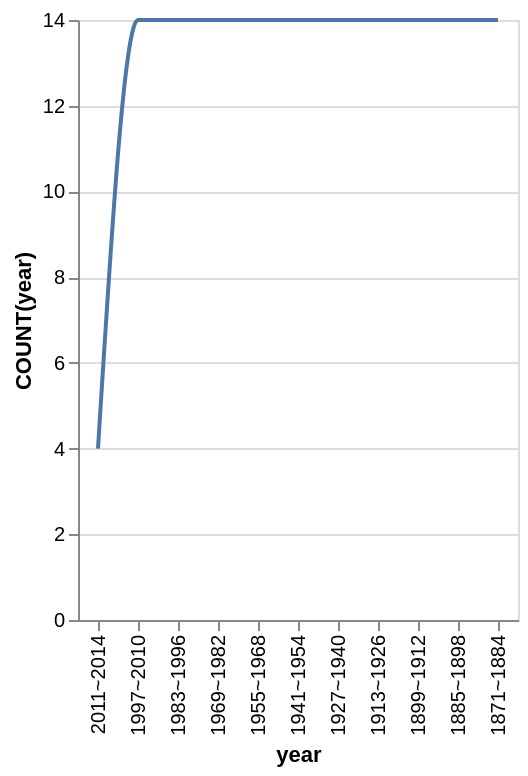

This figure's Vega-Lite source:
### Vega-Lite specification from a JSON file in a GitHub repository (floating-point values rounded to 4 significant figures)
{"data": {"values": [{"x_data": "2011~2014", "y_data": 4}, {"x_data": "1997~2010", "y_data": 14}, {"x_data": "1983~1996", "y_data": 14}, {"x_data": "1969~1982", "y_data": 14}, {"x_data": "1955~1968", "y_data": 14}, {"x_data": "1941~1954", "y_data": 14}, {"x_data": "1927~1940", "y_data": 14}, {"x_data": "1913~1926", "y_data": 14}, {"x_data": "1899~1912", "y_data": 14}, {"x_data": "1885~1898", "y_data": 14}, {"x_data": "1871~1884", "y_data": 14}]}, "mark": {"type": "line", "interpolate": "monotone"}, "encoding": {"x": {"field": "x_data", "type": "nominal", "title": "year", "sort": "descending"}, "y": {"field": "y_data", "type": "quantitative", "title": "COUNT(year)"}}}
